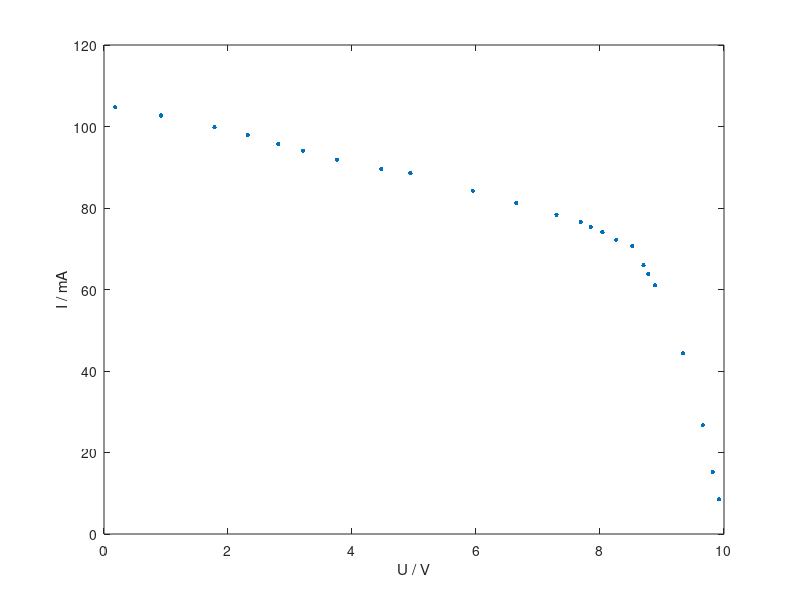
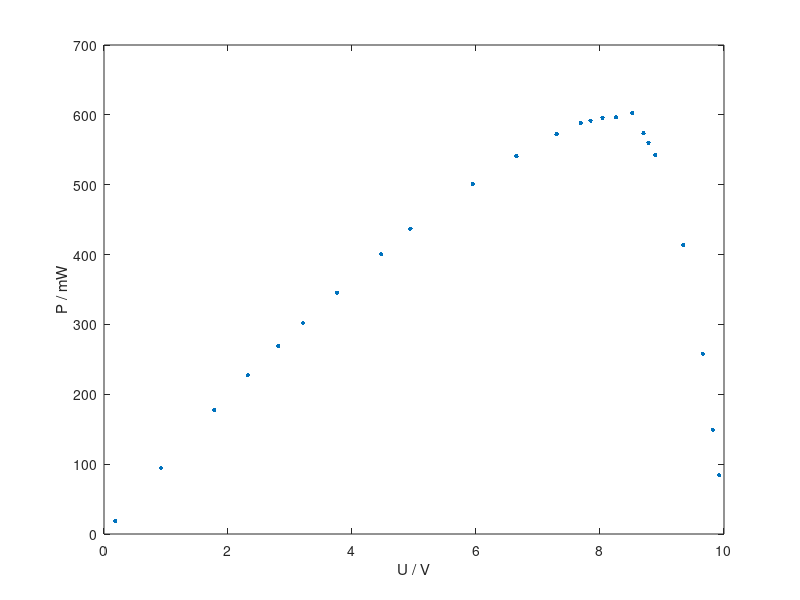

Reproduce these figures in MATLAB, in order. (Note: a time limit stopped this script after it produced the figures.)
U=[0.18 0.92 1.78 2.32 2.81 3.21 3.76 4.47 4.94 5.95 6.65 7.30 7.69 7.69 7.85 8.04 8.26 8.52 8.70 8.78 8.89 9.34 9.66 9.82 9.92
   0.34 1.06 1.93 2.72 3.09 3.63 4.29 4.76 5.29 5.85 6.24 6.43 6.61 7.11 7.60 8.07 8.33 8.52 8.66 8.78 8.91 9.03 9.27 9.52 9.62
   0.22 1.23 2.21 3.23 4.21 5.20 6.25 7.29 8.10 8.43 9.01 9.40 10.03 10.85 11.60 12.43 13.30 14.04 14.86 15.71 16.54 17.45 17.96 18.20 18.41
   0.11 0.69 1.28 1.72 2.27 2.83 3.33 3.82 4.38 4.61 4.83 5.03 5.26 5.44 5.64 5.99 6.43 6.83 7.22 7.67 8.05 8.43 8.93 9.34 9.46];
I=[104.7 102.7 99.8 97.9 95.7 94.1 91.9 89.6 88.5 84.2 81.3 78.4 76.5 76.5 75.4 74.1 72.2 70.7 65.9 63.8 61.0 44.3 26.7 15.2 8.5
   89.9 88.1 85.7 83.9 83.0 81.7 79.5 77.6 76.2 74.0 72.2 70.3 68.5 67.2 63.9 59.5 55.6 51.9 48.5 45.3 41.4 37.1 27.6 14.9 8.2
   92.3 91.3 90.1 88.5 87.2 85.8 84.1 82.7 80.9 80.4 78.8 78.2 77.0 75.6 73.7 70.9 67.3 64.6 60.3 53.4 44.9 32.6 24.0 20.1 16.2
   184.5 180.8 177.8 175.2 172.0 169.2 166.2 162.6 159.0 157.4 156.2 154.5 152.7 150.7 148.5 143.6 136.4 128.6 119.9 108.2 95.5 79.5 50.8 20.0 8.2];
Uoc=[9.98 9.66 19.10 9.55];
Isc=[105.2 84.4 82.3 184.0];
P=U.*I;
Pc=Uoc.*Isc;
R=U./I.*1000;
Pin=[22.52 17.26 22.52*2 17.26*2];

uU=U.*0.005+0.01;
uUoc=Uoc.*0.005+0.01;
uI=I.*0.015+0.1;
uIsc=Isc.*0.015+0.1;
uP=sqrt(I.^2.*uU.^2+U.^2.*uI.^2);
uR=sqrt(1./I.^2.*uU.^2+U.^2./I.^4.*uI.^2).*1000;
uPc=sqrt(Isc.^2.*uUoc.^2+Uoc.^2.*uIsc.^2);
uPin=[0.56 0.56 1.12 1.12];

fid=fopen('result.tex','w+');

fprintf(fid,'The measurement of a solar cell was shown in Table \\ref{tab-5}.\\\\\n\n');
fprintf(fid,'\\begin{table}[!h]\n\\begin{center}\n');
fprintf(fid,'\\begin{tabular}{|c|c|c|c|c|}\n');
fprintf(fid,'\\hline\n');
fprintf(fid,'&\\multicolumn{2}{|c|}{100 cm}&\\multicolumn{2}{|c|}{120 cm}\\\\\n');
fprintf(fid,'\\hline\n');
fprintf(fid,'& $U$ [V] & $I$ [mA] & $U$ [V] & $I$ [mA] \\\\\n');
fprintf(fid,'\\hline\n');
for i=1:25
    fprintf(fid,['%d\t&\t%.2f\t&\t%.1f\t&\t%.2f\t&\t%.1f\t\\\\\n'],i,U(1,i),I(1,i),U(2,i),I(2,i));
    fprintf(fid,'\\hline\n');
end
fprintf(fid,'\\end{tabular}\n');
fprintf(fid,'\\caption{Measurement Data for the $U$ vs. $I$ relation (100 cm/120 cm configuration).}\n');
fprintf(fid,'\\label{tab-5}\n\\end{center}\n\\end{table}\n\n');

fprintf(fid,'\\newpage\n\n');

fprintf(fid,'The measurement of two solar cells was shown in Table \\ref{tab-6}.\\\\\n\n');
fprintf(fid,'\\begin{table}[!h]\n\\begin{center}\n');
fprintf(fid,'\\begin{tabular}{|c|c|c|c|c|}\n');
fprintf(fid,'\\hline\n');
fprintf(fid,'&\\multicolumn{2}{|c|}{100 cm}&\\multicolumn{2}{|c|}{120 cm}\\\\\n');
fprintf(fid,'\\hline\n');
fprintf(fid,'& $U$ [V] & $I$ [mA] & $U$ [V] & $I$ [mA] \\\\\n');
fprintf(fid,'\\hline\n');
for i=1:25
    fprintf(fid,['%d\t&\t%.2f\t&\t%.1f\t&\t%.2f\t&\t%.1f\t\\\\\n'],i,U(3,i),I(3,i),U(4,i),I(4,i));
    fprintf(fid,'\\hline\n');
end
fprintf(fid,'\\end{tabular}\n');
fprintf(fid,'\\caption{Measurement Data for the $U$ vs. $I$ relation (series/parallel configuration).}\n');
fprintf(fid,'\\label{tab-6}\n\\end{center}\n\\end{table}\n\n');

fprintf(fid,'\\newpage\n\n');


for i=1:4
    switch(i)
        case 1 
            name='the first 100 cm circuit';
        case 2 
            name='the second 120 cm circuit';
        case 3 
            name='the third series circuit';
        case 4 
            name='the fourth parallel circuit';
    end
    fprintf(fid,'For %s,\\\\\n\n',name); 
    [Pm,mi]=max(P(i,:));
    uPm=uP(i,mi);
    Um=U(i,mi);uUm=uU(i,mi);
    Im=I(i,mi);uIm=uI(i,mi);
    Rm=R(i,mi);uRm=uR(i,mi);
    FF=Pm/Isc(i)/Uoc(i);
    eta=Pm/Pin(i)/10;
    uFF=sqrt(1./Pc(i).^2.*uPm.^2+Pm.^2./Pc(i).^4.*uPc(i).^2);
    ueta=sqrt(1./Pin(i).^2.*uPm.^2+Pm.^2./Pin(i).^4.*uPin(i).^2)/10;
    
    
    fig1=['IV' num2str(i) '.png'];
    fig2=['PV' num2str(i) '.png'];
    fig3=['PR' num2str(i) '.png'];
    
    fprintf(fid,'The compiled data was shown in Table \\ref{tab-com-%d}.\\\\\n\n',i);
    fprintf(fid,'\\begin{table}[!h]\n\\begin{center}\n');
    fprintf(fid,'\\begin{tabular}{|c|c|c|c|c|}\n');
    fprintf(fid,'\\hline\n');
    fprintf(fid,'& $U$ [V] & $I$ [mA] & $P$ [mW] & $R$ [$\\rm \\Omega$] \\\\\n');
    fprintf(fid,'\\hline\n');
    for j=1:25
        fprintf(fid,['%d\t&\t$%.2f \\pm %.2f$\t&\t$%.1f \\pm %.1f$\t&\t$%.2f \\pm %.2f$\t&\t$%.2f \\pm %.2f$\t\\\\\n'],j,U(i,j),uU(i,j),I(i,j),uI(i,j),P(i,j),uP(i,j),R(i,j),uR(i,j));
        fprintf(fid,'\\hline\n');
    end
    fprintf(fid,'\\end{tabular}\n');
    fprintf(fid,'\\caption{Compiled data for %s.}\n',name);
    fprintf(fid,'\\label{tab-com-%d}\n\\end{center}\n\\end{table}\n\n',i);
    
    
    fprintf(fid,'$$I_{sc}=%.1f\\pm%.1f\\,{\\rm mA},\\quad U_{oc}=%.2f\\pm%.2f\\,{\\rm V}$$\n',Isc(i),uIsc(i),Uoc(i),uUoc(i));
    fprintf(fid,'$$P_m=%.2f\\pm%.2f\\,{\\rm mW},\\quad I_m=%.1f\\pm%.1f\\,{\\rm mA},\\quad U_m=%.2f\\pm%.2f\\,{\\rm V}$$\n',Pm,uPm,Im,uIm,Um,uUm);
    fprintf(fid,'$$R_m=\\frac{U_m}{I_m}=%.2f\\pm%.2f\\,{\\rm \\Omega}$$\n',Rm,uRm);
    fprintf(fid,'$$FF=\\frac{P_m}{U_{oc}I_{sc}}=%.3f\\pm%.3f$$\n',FF,uFF);
    fprintf(fid,'$$\\eta=\\frac{P_m}{P_{in}}=%.2f\\pm%.2f\\,\\%%$$\n',eta,ueta);
    fprintf(fid,'$$$$\n\n');
    
    plot(U(i,:),I(i,:),'.','MarkerSize',10);
    xlabel('U / V');
    ylabel('I / mA');
    saveas(gcf,fig1);
    fprintf(fid,'The $I-V$ characteristics curve is plotted in Figure \\ref{IV-%d}.\n',i);
    fprintf(fid,'\\begin{figure}[H]\n');
	fprintf(fid,'\\centering\n');
	fprintf(fid,'\\includegraphics[scale=0.6]{%s}\n',fig1);
	fprintf(fid,'\\caption{The $I-V$ characteristics curve.}\n');
    fprintf(fid,'\\label{IV-%d}\n',i);
    fprintf(fid,'\\end{figure}\n');
    
    plot(U(i,:),P(i,:),'.','MarkerSize',10);
    xlabel('U / V');
    ylabel('P / mW');
    saveas(gcf,fig2);
    fprintf(fid,'The graph of the output power vs. the vlotage is plotted in Figure \\ref{PV-%d}.\n',i);
    fprintf(fid,'\\begin{figure}[H]\n');
	fprintf(fid,'\\centering\n');
	fprintf(fid,'\\includegraphics[scale=0.6]{%s}\n',fig2);
	fprintf(fid,'\\caption{The graph of the output power vs. the voltage.}\n');
    fprintf(fid,'\\label{PV-%d}\n',i);
    fprintf(fid,'\\end{figure}\n');
    
    plot(R(i,:),P(i,:),'.','MarkerSize',10);
    xlabel('$$R / \Omega$$','Interpreter','latex');
    ylabel('P / mW');
    saveas(gcf,fig3);
    fprintf(fid,'The graph of the output power vs. the resistance is plotted in Figure \\ref{PR-%d}.\n',i);
    fprintf(fid,'\\begin{figure}[H]\n');
	fprintf(fid,'\\centering\n');
	fprintf(fid,'\\includegraphics[scale=0.6]{%s}\n',fig3);
	fprintf(fid,'\\caption{The graph of the output power vs. the resistance.}\n');
    fprintf(fid,'\\label{PR-%d}\n',i);
    fprintf(fid,'\\end{figure}\n');
    
    fprintf(fid,'$$$$\n\n');
end

fclose(fid);
